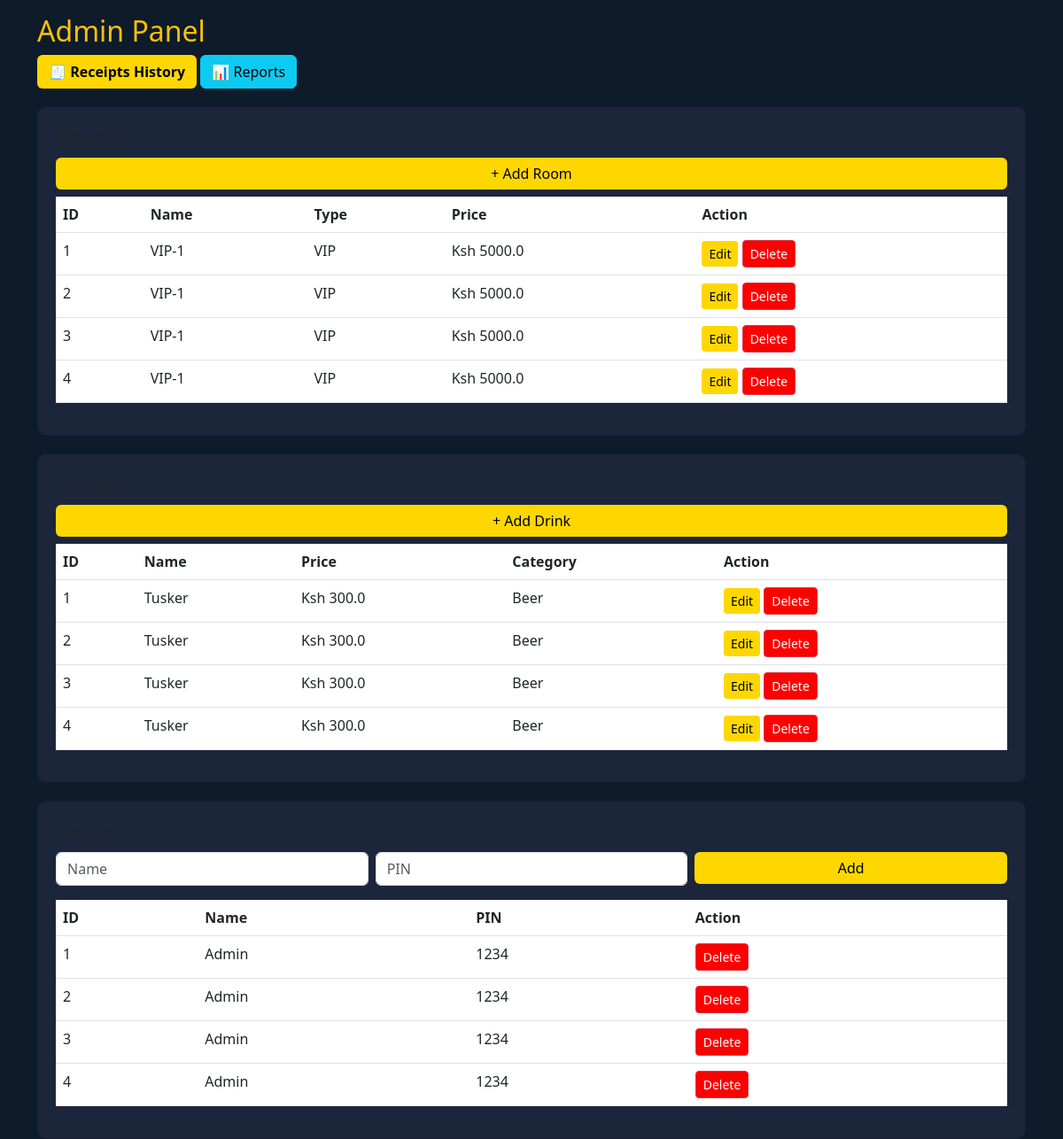
The page /admin (signed in) on the database its author committed.
### tables this page shows
CREATE TABLE rooms (
    id INTEGER PRIMARY KEY AUTOINCREMENT,
    room_number TEXT,
    type TEXT,
    price REAL,
    status TEXT
);

CREATE TABLE drinks (
    id INTEGER PRIMARY KEY AUTOINCREMENT,
    name TEXT,
    price REAL,
    category TEXT
);

CREATE TABLE users (
    id INTEGER PRIMARY KEY AUTOINCREMENT,
    name TEXT NOT NULL,
    pin TEXT NOT NULL,
    role TEXT NOT NULL
);

### app.py (the view)
@app.route('/admin')
@login_required
def admin():
    if session.get('role') != 'admin':
        return "❌ Admin only"
    cur = get_db().cursor()
    cur.execute("SELECT * FROM rooms")
    rooms = cur.fetchall()
    cur.execute("SELECT * FROM drinks")
    drinks = cur.fetchall()
    cur.execute("SELECT * FROM users")
    users = cur.fetchall()
    log_action(session.get('user'), session.get('role'), 'VIEW_ADMIN', details='Accessed admin panel')
    return render_template('admin.html', rooms=rooms, drinks=drinks, users=users)

### app.py (called while the page is built)
def get_db():
    db = getattr(g, '_database', None)
    if db is None:
        db = g._database = sqlite3.connect(DATABASE)
        db.row_factory = sqlite3.Row
    return db

@app.teardown_appcontext
def close_connection(exception):
    db = getattr(g, '_database', None)
    if db is not None:
        db.close()

def login_required(f):
    @wraps(f)
    def decorated_function(*args, **kwargs):
        if 'user' not in session:
            return redirect('/')
        return f(*args, **kwargs)
    return decorated_function

def ensure_activity_log_table():
    try:
        cur = get_db().cursor()
        cur.execute("""
            CREATE TABLE IF NOT EXISTS activity_logs (
                id INTEGER PRIMARY KEY AUTOINCREMENT,
                user_name VARCHAR(100) NOT NULL,
                role VARCHAR(20) NOT NULL,
                action VARCHAR(50) NOT NULL,
                room_id INT NULL,
                item_name VARCHAR(150) NULL,
                quantity INT NOT NULL DEFAULT 0,
                amount DECIMAL(10,2) NOT NULL DEFAULT 0,
                details TEXT NULL,
                created_at TIMESTAMP DEFAULT CURRENT_TIMESTAMP
            )
        """)
        get_db().commit()
    except Exception as e:
        get_db().rollback()

def log_action(user_name, role, action, room_id=None, item_name=None, quantity=0, amount=0, details=None):
    try:
        ensure_activity_log_table()
        cur = get_db().cursor()
        cur.execute("""
            INSERT INTO activity_logs
                (user_name, role, action, room_id, item_name, quantity, amount, details)
            VALUES (?, ?, ?, ?, ?, ?, ?, ?)
        """, (user_name, role, action, room_id, item_name, quantity, amount, details))
        get_db().commit()
        logger.info(f"[{user_name}] {action}: {details}")
    except Exception as e:
        logger.error(f"Error logging action: {e}")
        get_db().rollback()

@app.context_processor
def inject_user():
    return {
        'role': session.get('role'),
        'username': session.get('user'),
        'lounge_name': LOUNGE_NAME,
        'mpesa_paybill': PAYBILL_NUMBER
    }

### templates/admin.html (shortened to what this page needs)
<!DOCTYPE html>
<html>
<head>
    <link href="https://cdn.jsdelivr.net/npm/bootstrap@5.3.0/dist/css/bootstrap.min.css" rel="stylesheet">
</head>
<body>
<div class="container">
<h2 class="mt-3 text-warning">Admin Panel</h2>
<div class="mb-3">
    <a href="/receipts" class="btn btn-gold">
        🧾 Receipts History
    </a>
    <a href="/reports" class="btn btn-info">
        📊 Reports
    </a>
</div>
<div class="card">
<h4>Rooms</h4>
<a href="/add_room" class="btn btn-primary mb-2">+ Add Room</a>
<table class="table">
<tr><th>ID</th><th>Name</th><th>Type</th><th>Price</th><th>Action</th></tr>
{% for r in rooms %}
<tr>
<td>{{ r[0] }}</td>
<td>{{ r[1] }}</td>
<td>{{ r[2] }}</td>
<td>Ksh {{ r[3] }}</td>
<td>
<a href="/edit_room/{{ r[0] }}" class="btn btn-primary btn-sm">Edit</a>
<a href="/delete_room/{{ r[0] }}" class="btn btn-danger btn-sm">Delete</a>
</td>
</tr>
{% endfor %}
</table>
</div>
<div class="card">
<h4>Drinks</h4>
<a href="/add_drink" class="btn btn-primary mb-2">+ Add Drink</a>
<table class="table">
<tr><th>ID</th><th>Name</th><th>Price</th><th>Category</th><th>Action</th></tr>
{% for d in drinks %}
<tr>
<td>{{ d[0] }}</td>
<td>{{ d[1] }}</td>
<td>Ksh {{ d[2] }}</td>
<td>{{ d[3] }}</td>
<td>
<a href="/edit_drink/{{ d[0] }}" class="btn btn-primary btn-sm">Edit</a>
<a href="/delete_drink/{{ d[0] }}" class="btn btn-danger btn-sm">Delete</a>
</td>
</tr>
{% endfor %}
</table>
</div>
<div class="card">
<h4>Users</h4>
<form method="POST" action="/add_user">
<div class="row g-2">
    <div class="col">
        <input name="name" placeholder="Name" class="form-control" required>
    </div>
    <div class="col">
        <input name="pin" placeholder="PIN" class="form-control" required>
    </div>
    <div class="col">
        <button class="btn btn-primary w-100">Add</button>
    </div>
</div>
</form>
<table class="table mt-3">
<tr><th>ID</th><th>Name</th><th>PIN</th><th>Action</th></tr>
{% for u in users %}
<tr>
<td>{{ u[0] }}</td>
<td>{{ u[1] }}</td>
<td>{{ u[2] }}</td>
<td>
<a href="/delete_user/{{ u[0] }}" class="btn btn-danger btn-sm">Delete</a>
</td>
</tr>
{% endfor %}
</table>
</div>
</div>
</body>
</html>

### templates/admin.html (style rules this page uses)
body { background:#0d1b2a; color:white; }
.card { background:#1b263b; margin-top:20px; padding:20px; border-radius:10px; }
.btn-primary { background:#ffd700; color:black; border:none; }
.btn-danger { background:red; }
.btn-gold { background:#ffd700; color:black; font-weight:bold; }
table { color:white; }

### rows shown on the page
rooms: id "1", room_number "VIP-1", type "VIP", price "5000.0"
rooms: id "2", room_number "VIP-1", type "VIP", price "5000.0"
rooms: id "3", room_number "VIP-1", type "VIP", price "5000.0"
rooms: id "4", room_number "VIP-1", type "VIP", price "5000.0"
drinks: id "1", name "Tusker", price "300.0", category "Beer"
drinks: id "2", name "Tusker", price "300.0", category "Beer"
drinks: id "3", name "Tusker", price "300.0", category "Beer"
drinks: id "4", name "Tusker", price "300.0", category "Beer"
users: id "1", name "Admin", pin "1234"
users: id "2", name "Admin", pin "1234"
users: id "3", name "Admin", pin "1234"
users: id "4", name "Admin", pin "1234"
